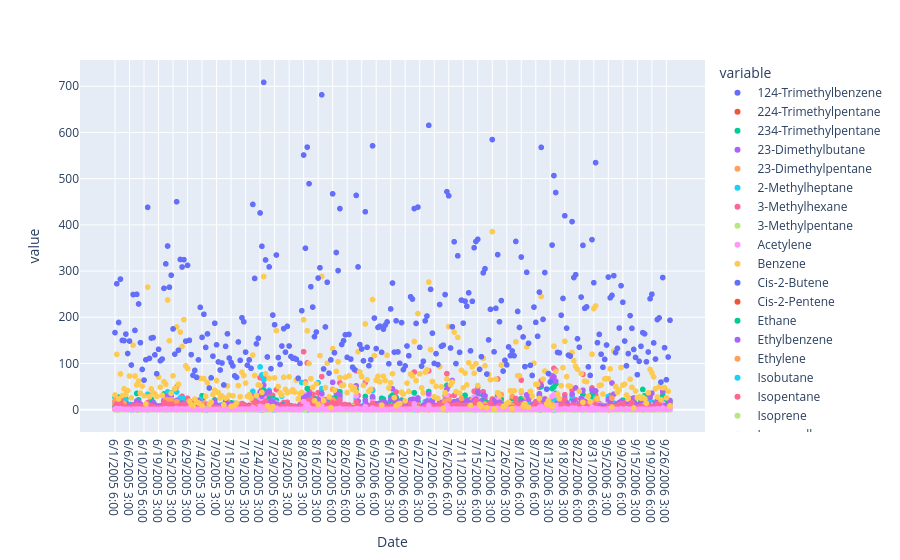

Notebook code cell kept with this figure:
### Code cell
fig1 = px.scatter(data_df)
fig1.show()

### Figure 1 — Plotly figure (JSON) as saved in the notebook; plotly's stock layout.template omitted (floating-point values rounded to 4 significant figures; data arrays with more than 128 entries replaced by an {"elided": "..."} marker saying what was removed)
{"data": [{"hovertemplate": "variable=124-Trimethylbenzene<br>Date=%{x}<br>value=%{y}<extra></extra>", "legendgroup": "124-Trimethylbenzene", "marker": {"color": "#636efa", "symbol": "circle"}, "mode": "markers", "name": "124-Trimethylbenzene", "showlegend": true, "type": "scattergl", "x": {"elided": "307 str values"}, "xaxis": "x", "y": {"elided": "307 float values"}, "yaxis": "y"}, {"hovertemplate": "variable=224-Trimethylpentane<br>Date=%{x}<br>value=%{y}<extra></extra>", "legendgroup": "224-Trimethylpentane", "marker": {"color": "#EF553B", "symbol": "circle"}, "mode": "markers", "name": "224-Trimethylpentane", "showlegend": true, "type": "scattergl", "x": {"elided": "307 str values"}, "xaxis": "x", "y": {"elided": "307 float values"}, "yaxis": "y"}, {"hovertemplate": "variable=234-Trimethylpentane<br>Date=%{x}<br>value=%{y}<extra></extra>", "legendgroup": "234-Trimethylpentane", "marker": {"color": "#00cc96", "symbol": "circle"}, "mode": "markers", "name": "234-Trimethylpentane", "showlegend": true, "type": "scattergl", "x": {"elided": "307 str values"}, "xaxis": "x", "y": {"elided": "307 float values"}, "yaxis": "y"}, {"hovertemplate": "variable=23-Dimethylbutane<br>Date=%{x}<br>value=%{y}<extra></extra>", "legendgroup": "23-Dimethylbutane", "marker": {"color": "#ab63fa", "symbol": "circle"}, "mode": "markers", "name": "23-Dimethylbutane", "showlegend": true, "type": "scattergl", "x": {"elided": "307 str values"}, "xaxis": "x", "y": {"elided": "307 float values"}, "yaxis": "y"}, {"hovertemplate": "variable=23-Dimethylpentane<br>Date=%{x}<br>value=%{y}<extra></extra>", "legendgroup": "23-Dimethylpentane", "marker": {"color": "#FFA15A", "symbol": "circle"}, "mode": "markers", "name": "23-Dimethylpentane", "showlegend": true, "type": "scattergl", "x": {"elided": "307 str values"}, "xaxis": "x", "y": {"elided": "307 float values"}, "yaxis": "y"}, {"hovertemplate": "variable=2-Methylheptane<br>Date=%{x}<br>value=%{y}<extra></extra>", "legendgroup": "2-Methylheptane", "marker": {"color": "#19d3f3", "symbol": "circle"}, "mode": "markers", "name": "2-Methylheptane", "showlegend": true, "type": "scattergl", "x": {"elided": "307 str values"}, "xaxis": "x", "y": {"elided": "307 float values"}, "yaxis": "y"}, {"hovertemplate": "variable=3-Methylhexane<br>Date=%{x}<br>value=%{y}<extra></extra>", "legendgroup": "3-Methylhexane", "marker": {"color": "#FF6692", "symbol": "circle"}, "mode": "markers", "name": "3-Methylhexane", "showlegend": true, "type": "scattergl", "x": {"elided": "307 str values"}, "xaxis": "x", "y": {"elided": "307 float values"}, "yaxis": "y"}, {"hovertemplate": "variable=3-Methylpentane<br>Date=%{x}<br>value=%{y}<extra></extra>", "legendgroup": "3-Methylpentane", "marker": {"color": "#B6E880", "symbol": "circle"}, "mode": "markers", "name": "3-Methylpentane", "showlegend": true, "type": "scattergl", "x": {"elided": "307 str values"}, "xaxis": "x", "y": {"elided": "307 float values"}, "yaxis": "y"}, {"hovertemplate": "variable=Acetylene<br>Date=%{x}<br>value=%{y}<extra></extra>", "legendgroup": "Acetylene", "marker": {"color": "#FF97FF", "symbol": "circle"}, "mode": "markers", "name": "Acetylene", "showlegend": true, "type": "scattergl", "x": {"elided": "307 str values"}, "xaxis": "x", "y": {"elided": "307 float values"}, "yaxis": "y"}, {"hovertemplate": "variable=Benzene<br>Date=%{x}<br>value=%{y}<extra></extra>", "legendgroup": "Benzene", "marker": {"color": "#FECB52", "symbol": "circle"}, "mode": "markers", "name": "Benzene", "showlegend": true, "type": "scattergl", "x": {"elided": "307 str values"}, "xaxis": "x", "y": {"elided": "307 float values"}, "yaxis": "y"}, {"hovertemplate": "variable=Cis-2-Butene<br>Date=%{x}<br>value=%{y}<extra></extra>", "legendgroup": "Cis-2-Butene", "marker": {"color": "#636efa", "symbol": "circle"}, "mode": "markers", "name": "Cis-2-Butene", "showlegend": true, "type": "scattergl", "x": {"elided": "307 str values"}, "xaxis": "x", "y": {"elided": "307 float values"}, "yaxis": "y"}, {"hovertemplate": "variable=Cis-2-Pentene<br>Date=%{x}<br>value=%{y}<extra></extra>", "legendgroup": "Cis-2-Pentene", "marker": {"color": "#EF553B", "symbol": "circle"}, "mode": "markers", "name": "Cis-2-Pentene", "showlegend": true, "type": "scattergl", "x": {"elided": "307 str values"}, "xaxis": "x", "y": {"elided": "307 float values"}, "yaxis": "y"}, {"hovertemplate": "variable=Ethane<br>Date=%{x}<br>value=%{y}<extra></extra>", "legendgroup": "Ethane", "marker": {"color": "#00cc96", "symbol": "circle"}, "mode": "markers", "name": "Ethane", "showlegend": true, "type": "scattergl", "x": {"elided": "307 str values"}, "xaxis": "x", "y": {"elided": "307 float values"}, "yaxis": "y"}, {"hovertemplate": "variable=Ethylbenzene<br>Date=%{x}<br>value=%{y}<extra></extra>", "legendgroup": "Ethylbenzene", "marker": {"color": "#ab63fa", "symbol": "circle"}, "mode": "markers", "name": "Ethylbenzene", "showlegend": true, "type": "scattergl", "x": {"elided": "307 str values"}, "xaxis": "x", "y": {"elided": "307 float values"}, "yaxis": "y"}, {"hovertemplate": "variable=Ethylene<br>Date=%{x}<br>value=%{y}<extra></extra>", "legendgroup": "Ethylene", "marker": {"color": "#FFA15A", "symbol": "circle"}, "mode": "markers", "name": "Ethylene", "showlegend": true, "type": "scattergl", "x": {"elided": "307 str values"}, "xaxis": "x", "y": {"elided": "307 float values"}, "yaxis": "y"}, {"hovertemplate": "variable=Isobutane<br>Date=%{x}<br>value=%{y}<extra></extra>", "legendgroup": "Isobutane", "marker": {"color": "#19d3f3", "symbol": "circle"}, "mode": "markers", "name": "Isobutane", "showlegend": true, "type": "scattergl", "x": {"elided": "307 str values"}, "xaxis": "x", "y": {"elided": "307 float values"}, "yaxis": "y"}, {"hovertemplate": "variable=Isopentane<br>Date=%{x}<br>value=%{y}<extra></extra>", "legendgroup": "Isopentane", "marker": {"color": "#FF6692", "symbol": "circle"}, "mode": "markers", "name": "Isopentane", "showlegend": true, "type": "scattergl", "x": {"elided": "307 str values"}, "xaxis": "x", "y": {"elided": "307 float values"}, "yaxis": "y"}, {"hovertemplate": "variable=Isoprene<br>Date=%{x}<br>value=%{y}<extra></extra>", "legendgroup": "Isoprene", "marker": {"color": "#B6E880", "symbol": "circle"}, "mode": "markers", "name": "Isoprene", "showlegend": true, "type": "scattergl", "x": {"elided": "307 str values"}, "xaxis": "x", "y": {"elided": "307 float values"}, "yaxis": "y"}, {"hovertemplate": "variable=Isopropylbenzene<br>Date=%{x}<br>value=%{y}<extra></extra>", "legendgroup": "Isopropylbenzene", "marker": {"color": "#FF97FF", "symbol": "circle"}, "mode": "markers", "name": "Isopropylbenzene", "showlegend": true, "type": "scattergl", "x": {"elided": "307 str values"}, "xaxis": "x", "y": {"elided": "307 float values"}, "yaxis": "y"}, {"hovertemplate": "variable=M_P Xylene<br>Date=%{x}<br>value=%{y}<extra></extra>", "legendgroup": "M_P Xylene", "marker": {"color": "#FECB52", "symbol": "circle"}, "mode": "markers", "name": "M_P Xylene", "showlegend": true, "type": "scattergl", "x": {"elided": "307 str values"}, "xaxis": "x", "y": {"elided": "307 float values"}, "yaxis": "y"}, {"hovertemplate": "variable=M-Diethylbenzene<br>Date=%{x}<br>value=%{y}<extra></extra>", "legendgroup": "M-Diethylbenzene", "marker": {"color": "#636efa", "symbol": "circle"}, "mode": "markers", "name": "M-Diethylbenzene", "showlegend": true, "type": "scattergl", "x": {"elided": "307 str values"}, "xaxis": "x", "y": {"elided": "307 float values"}, "yaxis": "y"}, {"hovertemplate": "variable=M-Ethyltoluene<br>Date=%{x}<br>value=%{y}<extra></extra>", "legendgroup": "M-Ethyltoluene", "marker": {"color": "#EF553B", "symbol": "circle"}, "mode": "markers", "name": "M-Ethyltoluene", "showlegend": true, "type": "scattergl", "x": {"elided": "307 str values"}, "xaxis": "x", "y": {"elided": "307 float values"}, "yaxis": "y"}, {"hovertemplate": "variable=N-Butane<br>Date=%{x}<br>value=%{y}<extra></extra>", "legendgroup": "N-Butane", "marker": {"color": "#00cc96", "symbol": "circle"}, "mode": "markers", "name": "N-Butane", "showlegend": true, "type": "scattergl", "x": {"elided": "307 str values"}, "xaxis": "x", "y": {"elided": "307 float values"}, "yaxis": "y"}, {"hovertemplate": "variable=N-Decane<br>Date=%{x}<br>value=%{y}<extra></extra>", "legendgroup": "N-Decane", "marker": {"color": "#ab63fa", "symbol": "circle"}, "mode": "markers", "name": "N-Decane", "showlegend": true, "type": "scattergl", "x": {"elided": "307 str values"}, "xaxis": "x", "y": {"elided": "307 float values"}, "yaxis": "y"}, {"hovertemplate": "variable=N-Heptane<br>Date=%{x}<br>value=%{y}<extra></extra>", "legendgroup": "N-Heptane", "marker": {"color": "#FFA15A", "symbol": "circle"}, "mode": "markers", "name": "N-Heptane", "showlegend": true, "type": "scattergl", "x": {"elided": "307 str values"}, "xaxis": "x", "y": {"elided": "307 float values"}, "yaxis": "y"}, {"hovertemplate": "variable=N-Hexane<br>Date=%{x}<br>value=%{y}<extra></extra>", "legendgroup": "N-Hexane", "marker": {"color": "#19d3f3", "symbol": "circle"}, "mode": "markers", "name": "N-Hexane", "showlegend": true, "type": "scattergl", "x": {"elided": "307 str values"}, "xaxis": "x", "y": {"elided": "307 float values"}, "yaxis": "y"}, {"hovertemplate": "variable=N-Nonane<br>Date=%{x}<br>value=%{y}<extra></extra>", "legendgroup": "N-Nonane", "marker": {"color": "#FF6692", "symbol": "circle"}, "mode": "markers", "name": "N-Nonane", "showlegend": true, "type": "scattergl", "x": {"elided": "307 str values"}, "xaxis": "x", "y": {"elided": "307 float values"}, "yaxis": "y"}, {"hovertemplate": "variable=N-Octane<br>Date=%{x}<br>value=%{y}<extra></extra>", "legendgroup": "N-Octane", "marker": {"color": "#B6E880", "symbol": "circle"}, "mode": "markers", "name": "N-Octane", "showlegend": true, "type": "scattergl", "x": {"elided": "307 str values"}, "xaxis": "x", "y": {"elided": "307 float values"}, "yaxis": "y"}, {"hovertemplate": "variable=N-Pentane<br>Date=%{x}<br>value=%{y}<extra></extra>", "legendgroup": "N-Pentane", "marker": {"color": "#FF97FF", "symbol": "circle"}, "mode": "markers", "name": "N-Pentane", "showlegend": true, "type": "scattergl", "x": {"elided": "307 str values"}, "xaxis": "x", "y": {"elided": "307 float values"}, "yaxis": "y"}, {"hovertemplate": "variable=N-Propylbenzene<br>Date=%{x}<br>value=%{y}<extra></extra>", "legendgroup": "N-Propylbenzene", "marker": {"color": "#FECB52", "symbol": "circle"}, "mode": "markers", "name": "N-Propylbenzene", "showlegend": true, "type": "scattergl", "x": {"elided": "307 str values"}, "xaxis": "x", "y": {"elided": "307 float values"}, "yaxis": "y"}, {"hovertemplate": "variable=N-Undecane<br>Date=%{x}<br>value=%{y}<extra></extra>", "legendgroup": "N-Undecane", "marker": {"color": "#636efa", "symbol": "circle"}, "mode": "markers", "name": "N-Undecane", "showlegend": true, "type": "scattergl", "x": {"elided": "307 str values"}, "xaxis": "x", "y": {"elided": "307 float values"}, "yaxis": "y"}, {"hovertemplate": "variable=O-Ethyltoluene<br>Date=%{x}<br>value=%{y}<extra></extra>", "legendgroup": "O-Ethyltoluene", "marker": {"color": "#EF553B", "symbol": "circle"}, "mode": "markers", "name": "O-Ethyltoluene", "showlegend": true, "type": "scattergl", "x": {"elided": "307 str values"}, "xaxis": "x", "y": {"elided": "307 float values"}, "yaxis": "y"}, {"hovertemplate": "variable=O-Xylene<br>Date=%{x}<br>value=%{y}<extra></extra>", "legendgroup": "O-Xylene", "marker": {"color": "#00cc96", "symbol": "circle"}, "mode": "markers", "name": "O-Xylene", "showlegend": true, "type": "scattergl", "x": {"elided": "307 str values"}, "xaxis": "x", "y": {"elided": "307 float values"}, "yaxis": "y"}, {"hovertemplate": "variable=Propane<br>Date=%{x}<br>value=%{y}<extra></extra>", "legendgroup": "Propane", "marker": {"color": "#ab63fa", "symbol": "circle"}, "mode": "markers", "name": "Propane", "showlegend": true, "type": "scattergl", "x": {"elided": "307 str values"}, "xaxis": "x", "y": {"elided": "307 float values"}, "yaxis": "y"}, {"hovertemplate": "variable=Propylene<br>Date=%{x}<br>value=%{y}<extra></extra>", "legendgroup": "Propylene", "marker": {"color": "#FFA15A", "symbol": "circle"}, "mode": "markers", "name": "Propylene", "showlegend": true, "type": "scattergl", "x": {"elided": "307 str values"}, "xaxis": "x", "y": {"elided": "307 float values"}, "yaxis": "y"}, {"hovertemplate": "variable=Styrene<br>Date=%{x}<br>value=%{y}<extra></extra>", "legendgroup": "Styrene", "marker": {"color": "#19d3f3", "symbol": "circle"}, "mode": "markers", "name": "Styrene", "showlegend": true, "type": "scattergl", "x": {"elided": "307 str values"}, "xaxis": "x", "y": {"elided": "307 float values"}, "yaxis": "y"}, {"hovertemplate": "variable=Toluene<br>Date=%{x}<br>value=%{y}<extra></extra>", "legendgroup": "Toluene", "marker": {"color": "#FF6692", "symbol": "circle"}, "mode": "markers", "name": "Toluene", "showlegend": true, "type": "scattergl", "x": {"elided": "307 str values"}, "xaxis": "x", "y": {"elided": "307 float values"}, "yaxis": "y"}, {"hovertemplate": "variable=Trans-2-Butene<br>Date=%{x}<br>value=%{y}<extra></extra>", "legendgroup": "Trans-2-Butene", "marker": {"color": "#B6E880", "symbol": "circle"}, "mode": "markers", "name": "Trans-2-Butene", "showlegend": true, "type": "scattergl", "x": {"elided": "307 str values"}, "xaxis": "x", "y": {"elided": "307 float values"}, "yaxis": "y"}, {"hovertemplate": "variable=Trans-2-Pentene<br>Date=%{x}<br>value=%{y}<extra></extra>", "legendgroup": "Trans-2-Pentene", "marker": {"color": "#FF97FF", "symbol": "circle"}, "mode": "markers", "name": "Trans-2-Pentene", "showlegend": true, "type": "scattergl", "x": {"elided": "307 str values"}, "xaxis": "x", "y": {"elided": "307 float values"}, "yaxis": "y"}, {"hovertemplate": "variable=Unidentified<br>Date=%{x}<br>value=%{y}<extra></extra>", "legendgroup": "Unidentified", "marker": {"color": "#FECB52", "symbol": "circle"}, "mode": "markers", "name": "Unidentified", "showlegend": true, "type": "scattergl", "x": {"elided": "307 str values"}, "xaxis": "x", "y": {"elided": "307 float values"}, "yaxis": "y"}, {"hovertemplate": "variable=TNMOC<br>Date=%{x}<br>value=%{y}<extra></extra>", "legendgroup": "TNMOC", "marker": {"color": "#636efa", "symbol": "circle"}, "mode": "markers", "name": "TNMOC", "showlegend": true, "type": "scattergl", "x": {"elided": "307 str values"}, "xaxis": "x", "y": {"elided": "307 float values"}, "yaxis": "y"}], "layout": {"autosize": true, "legend": {"title": {"text": "variable"}, "tracegroupgap": 0}, "margin": {"t": 60}, "xaxis": {"anchor": "y", "autorange": true, "domain": [0, 1], "range": [-17.68, 323.7], "title": {"text": "Date"}, "type": "category"}, "yaxis": {"anchor": "x", "autorange": true, "domain": [0, 1], "range": [-61.12, 769.6], "title": {"text": "value"}, "type": "linear"}}}
